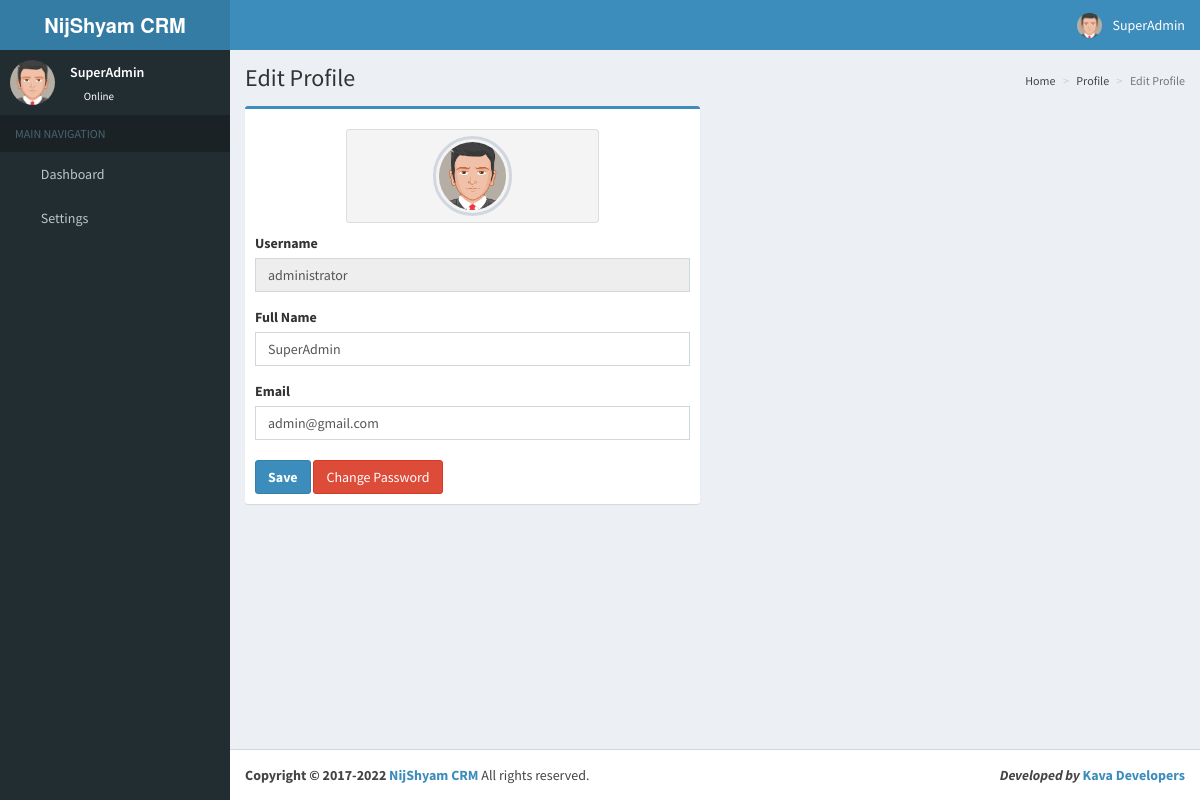
/site/edit_profile.php (signed in), run on the app's committed database.
### tables this page shows
CREATE TABLE IF NOT EXISTS `user` (
  `id` int(11) NOT NULL AUTO_INCREMENT,
  `user` varchar(200) NOT NULL,
  `email` varchar(200) DEFAULT NULL,
  `name` varchar(200) NOT NULL,
  `image` varchar(200) NOT NULL,
  `password` varchar(200) NOT NULL,
  `mobile` varchar(10) DEFAULT NULL,
  `auth` int(1) NOT NULL,
  `created_by` varchar(20) NOT NULL,
  `df` tinyint(1) NOT NULL DEFAULT '0',
  `c_id` varchar(200) DEFAULT NULL,
  PRIMARY KEY (`id`)
);

### site/query.php (called while the page is built, shortened)
<?php
include_once('config/config.php');
$user = $con->query("SELECT * FROM `user` WHERE id = '".$_SESSION['id']."'")->fetch_object();
?>

### site/edit_profile.php (the view, shortened to what this page needs)
<?php include_once('header.php'); ?>
<?php include_once('sidebar.php'); ?>
<div class="content-wrapper">
	<link rel="stylesheet" href="croppie/croppie.css">
<section class="content-header">
      <h1>
        Edit Profile
       </h1>
      <ol class="breadcrumb">
			<li class=""><a href="index.php"><i class="fa fa-home"></i>Home</a></li>
	        <li class="active"><a href="profile.php">Profile</a></li>
	        <li class="active">Edit Profile</li>
      	</ol>
    </section>
<section class="content">
	<?php $q = $con->query("select * from user where id = '".$_SESSION['id']."'")->fetch_object(); ?>
	<form method="post" action="process/edit_profile_pro.php" enctype='multipart/form-data' >
    <div class="row">
        <div class="col-md-6">
			<div class="box box-primary">
				<div class="box-body box-profile">
				<span class="btn btn-default" data-target="#modal-default" data-toggle="modal" style="margin:10px auto; display:table;" title="Click To Upload Image">
					<img class="profile-user-img img-responsive img-circle" id="blah" style="width:35% !important;" src="<?php echo $q->image; ?>" alt="User profile picture">
				</span>
					<div class="form-group">
						<label for="">Username</label>
						<input type="text" class="form-control" id="" name="user" value="<?php echo $q->user; ?>" placeholder="Enter Username" autocomplete="off" spellcheck="false" readonly>
					</div>
					<div class="form-group">
						<label for="">Full Name</label>
						<input type="text" class="form-control" id="" name="name" value="<?php echo $q->name; ?>" placeholder="Enter Full Name" autocomplete="off" spellcheck="false" required>
					</div>
					<div class="form-group">
						<label for="">Email</label>
						<input type="email" class="form-control" id="" name="email" value="<?php echo $q->email; ?>" placeholder="Enter Email" autocomplete="off" spellcheck="false" >
					</div>
					  <button type="submit" class="btn btn-primary"><b>Save</b></button>
					  <a href="edit_pass.php" class="btn btn-primary btn-danger">Change Password</a>
				</div>
			</div>
		</div>
	</div>
	</form>
</section>
</div>
<?php include_once('footer.php'); ?>

### site/header.php (shortened to what this page needs)
<?php include_once('config/config.php');
 include_once('query.php');
?>
<!DOCTYPE html>
<html>
<head>
  <link rel="stylesheet" href="bootstrap/css/bootstrap.min.css">
  <link rel="stylesheet" href="font/css/font-awesome.min.css">
  <link rel="stylesheet" href="inicons/css/ionicons.min.css">
  <link rel="stylesheet" href="dist/css/AdminLTE.min.css">
<link rel="stylesheet" href="build/select2.min.css">
  <link rel="stylesheet" href="dist/css/skins/_all-skins.min.css">
  <link rel="stylesheet" href="plugins/iCheck/flat/blue.css">
  <link rel="stylesheet" href="plugins/jQueryUI/jquery-ui.min.css">
  <link rel="stylesheet" href="plugins/jvectormap/jquery-jvectormap-1.2.2.css">
  <link rel="stylesheet" href="plugins/datepicker/datepicker3.css">
  <link rel="stylesheet" href="plugins/daterangepicker/daterangepicker.css">
  <link rel="stylesheet" href="plugins/bootstrap-wysihtml5/bootstrap3-wysihtml5.min.css">
  <link rel="stylesheet" href="js/datatables.net/css/dataTables.bootstrap.min.css">
  <link rel="stylesheet" href="js/datatables.net/css/dataTables.tableTools.min.css">
</head>
<body class="hold-transition skin-blue sidebar-mini">
<div class="wrapper">
  <header class="main-header">
    <a href="" class="logo">
      <span class="logo-lg"><b><?php if($user->auth == '0'){ echo company; } else { echo get_company($con,$user->c_id); } ?></b> </span>
    </a>
    <nav class="navbar navbar-static-top">
       <a href="#" class="sidebar-toggle" data-toggle="offcanvas" role="button">
      </a>
      <div class="navbar-custom-menu">
        <ul class="nav navbar-nav">
				 <li>
            <a href="" title="Refresh Page" ><i class="fa fa-refresh"></i></a>
          </li>
				  <li>
            <a href="../lock_make.php" title="Lock" ><i class="fa fa-lock"></i></a>
          </li>
          <li class="dropdown user user-menu">
            <a href="#" class="dropdown-toggle" data-toggle="dropdown">
              <img src="<?php echo $user->image; ?>" class="user-image" alt="User Image">
              <span class="hidden-xs"><?php echo $user->name; ?></span>
            </a>
          </li>
        </ul>
      </div>
    </nav>
  </header>

### site/sidebar.php (shortened to what this page needs)
<aside class="main-sidebar">
    <section class="sidebar">
      <div class="user-panel">
        <div class="pull-left image">
          <img src="<?php echo $user->image; ?>" class="img-circle" alt="User Image">
        </div>
        <div class="pull-left info">
          <p><?php echo $user->name; ?></p>
          <a href="#"><i class="fa fa-circle text-success"></i> Online</a>
        </div>
      </div>
      <ul class="sidebar-menu">
        <li class="header">MAIN NAVIGATION</li>
		<li class='<?php menu(array("index.php")); ?>'><a href="index.php"><i class="fa fa-dashboard"></i> <span>Dashboard</span></a></li>
		<?php if($user->auth != '2'){ ?>
			<li class="treeview ">
			  <a href="#">
				<i class="fa fa-gears"></i> <span>Settings</span>
				<span class="pull-right-container">
				  <i class="fa fa-angle-left pull-right"></i>
				</span>
			  </a>
			</li>
		<?php } ?>
      </ul>
    </section>
  </aside>

### data on the page
user: image (picture), name "SuperAdmin", user "administrator", email "admin@gmail.com"

### other printed values
company "NijShyam CRM"
